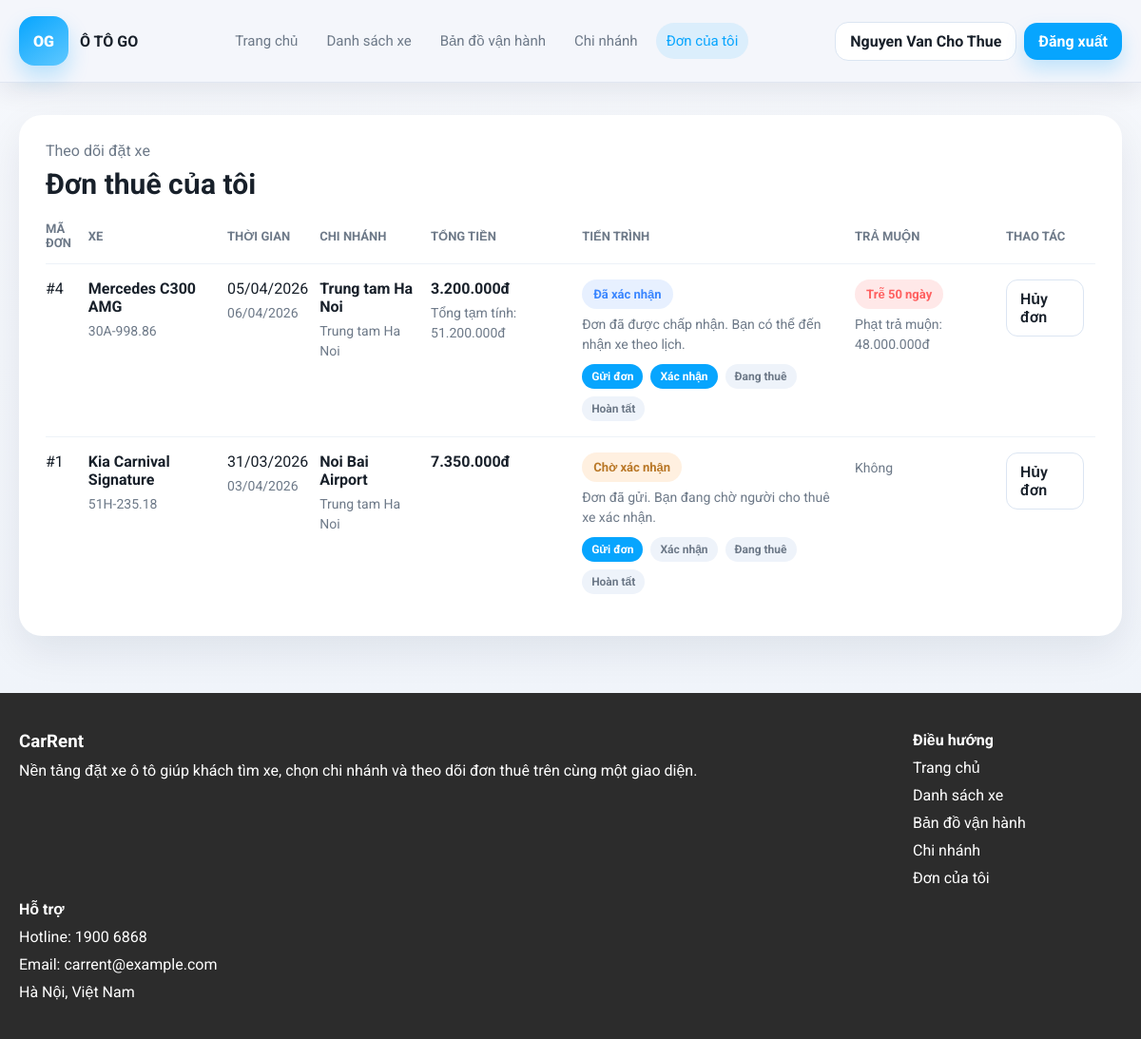
Page /index.php?chuyen_trang=donCuaToi (signed in) on the committed database.
### tables this page shows
CREATE TABLE nguoi_dung (
    id INT AUTO_INCREMENT PRIMARY KEY,
    ho_ten VARCHAR(150) NOT NULL,
    email VARCHAR(150) NOT NULL UNIQUE,
    mat_khau VARCHAR(255) NOT NULL,
    so_dien_thoai VARCHAR(20) DEFAULT NULL,
    dia_chi VARCHAR(255) DEFAULT NULL,
    cccd VARCHAR(20) DEFAULT NULL,
    vai_tro ENUM('admin', 'nguoi_cho_thue', 'khach_hang') NOT NULL DEFAULT 'khach_hang',
    created_at DATETIME DEFAULT CURRENT_TIMESTAMP
);

CREATE TABLE dat_xe (
    id INT AUTO_INCREMENT PRIMARY KEY,
    nguoi_dung_id INT NOT NULL,
    xe_id INT NOT NULL,
    chi_nhanh_nhan_id INT NOT NULL,
    chi_nhanh_tra_id INT NOT NULL,
    dia_chi_khach VARCHAR(255) DEFAULT NULL,
    vi_do_khach DECIMAL(10,7) DEFAULT NULL,
    kinh_do_khach DECIMAL(10,7) DEFAULT NULL,
    ngay_nhan DATETIME NOT NULL,
    ngay_tra DATETIME NOT NULL,
    thoi_diem_tra_thuc_te DATETIME DEFAULT NULL,
    tong_tien DECIMAL(15,2) NOT NULL DEFAULT 0,
    phi_phat_tra_muon DECIMAL(15,2) NOT NULL DEFAULT 0,
    ghi_chu TEXT,
    trang_thai ENUM('cho_xac_nhan', 'da_xac_nhan', 'dang_thue', 'hoan_thanh', 'da_huy') NOT NULL DEFAULT 'cho_xac_nhan',
    created_at DATETIME DEFAULT CURRENT_TIMESTAMP,
    CONSTRAINT fk_dat_xe_nguoi_dung FOREIGN KEY (nguoi_dung_id) REFERENCES nguoi_dung(id) ON DELETE CASCADE,
    CONSTRAINT fk_dat_xe_xe FOREIGN KEY (xe_id) REFERENCES xe(id) ON DELETE CASCADE,
    CONSTRAINT fk_dat_xe_cn_nhan FOREIGN KEY (chi_nhanh_nhan_id) REFERENCES chi_nhanh(id) ON DELETE CASCADE,
    CONSTRAINT fk_dat_xe_cn_tra FOREIGN KEY (chi_nhanh_tra_id) REFERENCES chi_nhanh(id) ON DELETE CASCADE
);

CREATE TABLE xe (
    id INT AUTO_INCREMENT PRIMARY KEY,
    ten_xe VARCHAR(150) NOT NULL,
    nguoi_cho_thue_id INT NOT NULL,
    hang_xe VARCHAR(100) NOT NULL,
    bien_so VARCHAR(20) NOT NULL UNIQUE,
    anh_xe VARCHAR(255) DEFAULT NULL,
    vi_do_hien_tai DECIMAL(10,7) DEFAULT NULL,
    kinh_do_hien_tai DECIMAL(10,7) DEFAULT NULL,
    so_cho INT NOT NULL,
    nhien_lieu VARCHAR(50) NOT NULL,
    hop_so VARCHAR(100) NOT NULL,
    gia_thue_ngay DECIMAL(15,2) NOT NULL DEFAULT 0,
    chi_nhanh_id INT NOT NULL,
    trang_thai ENUM('san_sang', 'dang_thue', 'bao_duong') NOT NULL DEFAULT 'san_sang',
    mo_ta TEXT,
    created_at DATETIME DEFAULT CURRENT_TIMESTAMP,
    CONSTRAINT fk_xe_nguoi_cho_thue FOREIGN KEY (nguoi_cho_thue_id) REFERENCES nguoi_dung(id) ON DELETE CASCADE,
    CONSTRAINT fk_xe_chi_nhanh FOREIGN KEY (chi_nhanh_id) REFERENCES chi_nhanh(id) ON DELETE CASCADE
);

CREATE TABLE chi_nhanh (
    id INT AUTO_INCREMENT PRIMARY KEY,
    nguoi_cho_thue_id INT NOT NULL,
    ten_chi_nhanh VARCHAR(150) NOT NULL,
    dia_chi VARCHAR(255) NOT NULL,
    vi_do DECIMAL(10,7) NOT NULL,
    kinh_do DECIMAL(10,7) NOT NULL,
    mo_ta TEXT,
    created_at DATETIME DEFAULT CURRENT_TIMESTAMP,
    CONSTRAINT fk_chi_nhanh_nguoi_cho_thue FOREIGN KEY (nguoi_cho_thue_id) REFERENCES nguoi_dung(id) ON DELETE CASCADE
);

### includes/bootstrap.php (called while the page is built, shortened)
<?php
function esc($value)
{
    return htmlspecialchars((string) $value, ENT_QUOTES, "UTF-8");
}
function format_money($amount)
{
    return number_format((float) $amount, 0, ",", ".") . "đ";
}
function late_return_days($plannedReturn, $actualReturn = null, $status = "")
{
    $plannedDate = date("Y-m-d", strtotime((string) $plannedReturn));
    $actualDate = $actualReturn ? date("Y-m-d", strtotime((string) $actualReturn)) : date("Y-m-d");
    $plannedTimestamp = strtotime($plannedDate);
    $actualTimestamp = strtotime($actualDate);
    return (int) ceil(($actualTimestamp - $plannedTimestamp) / 86400);
}
function calculate_late_fee($plannedReturn, $actualReturn, $dailyPrice, $status = "")
{
    $lateDays = late_return_days($plannedReturn, $actualReturn, $status);
    if ($lateDays <= 0 || $status === "cho_xac_nhan" || $status === "da_huy") {
        return 0;
    }
    return $lateDays * ((float) $dailyPrice * 0.3);
}
?>

### bookings/donCuaToi.php (the view, shortened to what this page needs)
<?php
$idNguoiDung = (int) $_SESSION["idNguoiDung"];
$sqlDon = "SELECT dx.*, x.ten_xe, x.bien_so, x.gia_thue_ngay,
        cn1.ten_chi_nhanh AS chi_nhanh_nhan,
        cn2.ten_chi_nhanh AS chi_nhanh_tra
    FROM dat_xe dx
    LEFT JOIN xe x ON dx.xe_id = x.id
    LEFT JOIN chi_nhanh cn1 ON dx.chi_nhanh_nhan_id = cn1.id
    LEFT JOIN chi_nhanh cn2 ON dx.chi_nhanh_tra_id = cn2.id
    WHERE dx.nguoi_dung_id = $idNguoiDung
    ORDER BY dx.id DESC";
$ketQuaDon = mysqli_query($conn, $sqlDon);
$danhSachDon = [];
$loiTaiDon = "";
if ($ketQuaDon) {
    while ($dongDon = mysqli_fetch_assoc($ketQuaDon)) {
        $danhSachDon[] = $dongDon;
    }
} else {
    $loiTaiDon = "Không tải được danh sách đơn thuê. Vui lòng kiểm tra lại dữ liệu đơn đặt xe.";
}
$hienThiNgay = function ($giaTriNgay) {
    if (empty($giaTriNgay)) {
        return "Đang cập nhật";
    }
    $mocThoiGian = strtotime((string) $giaTriNgay);
    return $mocThoiGian ? date("d/m/Y", $mocThoiGian) : "Đang cập nhật";
};
?>
<section class="khung-don-cua-toi">
    <div class="main__content">
        <div class="hop-don-cua-toi">
            <div class="dau-trang-don-cua-toi">
                <p>Theo dõi đặt xe</p>
                <h2>Đơn thuê của tôi</h2>
            </div>
            <?php if ($loiTaiDon !== ""): ?>
                <div class="thong-bao-loi-don"><?php echo esc($loiTaiDon); ?></div>
            <?php elseif (!$danhSachDon): ?>
                <div class="trang-thai-trong-don">Bạn chưa có đơn thuê xe nào.</div>
            <?php else: ?>
            <div class="khung-bang-don">
                <table class="bang-don-cua-toi">
                    <thead>
                        <tr>
                            <th>Mã đơn</th>
                            <th>Xe</th>
                            <th>Thời gian</th>
                            <th>Chi nhánh</th>
                            <th>Tổng tiền</th>
                            <th>Tiến trình</th>
                            <th>Trả muộn</th>
                            <th>Thao tác</th>
                        </tr>
                    </thead>
                    <tbody>
                        <?php foreach ($danhSachDon as $dongDon): ?>
                            <?php
                            $soNgayTre = late_return_days($dongDon["ngay_tra"], $dongDon["thoi_diem_tra_thuc_te"] ?? null, $dongDon["trang_thai"]);
                            $phiTre = isset($dongDon["phi_phat_tra_muon"]) ? (float) $dongDon["phi_phat_tra_muon"] : 0;
                            if ($phiTre <= 0) {
                                $phiTre = calculate_late_fee($dongDon["ngay_tra"], $dongDon["thoi_diem_tra_thuc_te"] ?? null, $dongDon["gia_thue_ngay"] ?? 0, $dongDon["trang_thai"]);
                            }
                            $trangThaiDon = (string) $dongDon["trang_thai"];
                            $mocNgayTra = !empty($dongDon["ngay_tra"]) ? strtotime((string) $dongDon["ngay_tra"]) : false;
                            $tenTrangThaiDon = $trangThaiDon;
                            $mauTrangThaiDon = "mau-xanh-duong";
                            $moTaTrangThaiDon = "Trạng thái đang được cập nhật.";
                            $buocHienTai = 0;
                            if ($trangThaiDon === "cho_xac_nhan") {
                                $tenTrangThaiDon = "Chờ xác nhận";
                                $mauTrangThaiDon = "mau-cam";
                                $moTaTrangThaiDon = "Đơn đã gửi. Bạn đang chờ người cho thuê xe xác nhận.";
                                $buocHienTai = 1;
                            } elseif ($trangThaiDon === "da_xac_nhan") {
                                $tenTrangThaiDon = "Đã xác nhận";
                                $mauTrangThaiDon = "mau-xanh-duong";
                                $moTaTrangThaiDon = "Đơn đã được chấp nhận. Bạn có thể đến nhận xe theo lịch.";
                                $buocHienTai = 2;
                            } elseif ($trangThaiDon === "dang_thue") {
                                $tenTrangThaiDon = "Đang thuê";
                                $mauTrangThaiDon = "mau-duong";
                                $moTaTrangThaiDon = "Bạn đang trong thời gian thuê xe.";
                                $buocHienTai = 3;
                            } elseif ($trangThaiDon === "hoan_thanh") {
                                $tenTrangThaiDon = "Hoàn thành";
                                $mauTrangThaiDon = "mau-xanh-la";
                                $moTaTrangThaiDon = "Đơn đã hoàn tất và xe đã được trả.";
                                $buocHienTai = 4;
                            } elseif ($trangThaiDon === "da_huy") {
                                $tenTrangThaiDon = "Đã hủy";
                                $mauTrangThaiDon = "mau-do";
                                $moTaTrangThaiDon = "Đơn đã bị hủy hoặc không tiếp tục xử lý.";
                            }
                            ?>
                            <tr>
                                <td>#<?php echo (int) $dongDon["id"]; ?></td>
                                <td>
                                    <strong><?php echo esc($dongDon["ten_xe"] ?: "Xe đã cập nhật"); ?></strong>
                                    <span class="ghi-nho"><?php echo esc($dongDon["bien_so"] ?: "Đang cập nhật biển số"); ?></span>
                                </td>
                                <td>
                                    <?php echo esc($hienThiNgay($dongDon["ngay_nhan"] ?? "")); ?>
                                    <span class="ghi-nho"><?php echo esc($hienThiNgay($dongDon["ngay_tra"] ?? "")); ?></span>
                                </td>
                                <td>
                                    <strong><?php echo esc($dongDon["chi_nhanh_nhan"] ?: "Đang cập nhật"); ?></strong>
                                    <span class="ghi-nho"><?php echo esc($dongDon["chi_nhanh_tra"] ?: "Đang cập nhật"); ?></span>
                                </td>
                                <td>
                                    <strong><?php echo format_money($dongDon["tong_tien"]); ?></strong>
                                    <?php if ($phiTre > 0): ?>
                                        <span class="ghi-nho">Tổng tạm tính: <?php echo format_money($dongDon["tong_tien"] + $phiTre); ?></span>
                                    <?php endif; ?>
                                </td>
                                <td>
                                    <span class="nhan-don <?php echo esc($mauTrangThaiDon); ?>">
                                        <?php echo esc($tenTrangThaiDon); ?>
                                    </span>
                                    <span class="ghi-nho"><?php echo esc($moTaTrangThaiDon); ?></span>
                                    <?php if ($dongDon["trang_thai"] !== "da_huy"): ?>
                                        <div class="cum-buoc-don">
                                            <span class="buoc-don <?php echo $buocHienTai >= 1 ? "dang-sang" : ""; ?>">Gửi đơn</span>
                                            <span class="buoc-don <?php echo $buocHienTai >= 2 ? "dang-sang" : ""; ?>">Xác nhận</span>
                                            <span class="buoc-don <?php echo $buocHienTai >= 3 ? "dang-sang" : ""; ?>">Đang thuê</span>
                                            <span class="buoc-don <?php echo $buocHienTai >= 4 ? "dang-sang" : ""; ?>">Hoàn tất</span>
                                        </div>
                                    <?php endif; ?>
                                </td>
                                <td>
                                    <?php if ($phiTre > 0): ?>
                                        <span class="nhan-don mau-do">Trễ <?php echo (int) $soNgayTre; ?> ngày</span>
                                        <span class="ghi-nho">Phạt trả muộn: <?php echo format_money($phiTre); ?></span>
                                    <?php elseif (in_array($dongDon["trang_thai"], ["da_xac_nhan", "dang_thue"], true) && $mocNgayTra && $mocNgayTra < time()): ?>
                                        <?php $phiTamTinh = calculate_late_fee($dongDon["ngay_tra"], null, $dongDon["gia_thue_ngay"] ?? 0, $dongDon["trang_thai"]); ?>
                                        <span class="nhan-don mau-cam">Quá hạn</span>
                                        <span class="ghi-nho">Tạm tính nếu trả ngay: <?php echo format_money($phiTamTinh); ?></span>
                                    <?php else: ?>
                                        <span class="ghi-nho">Không</span>
                                    <?php endif; ?>
                                </td>
                                <td>
                                    <?php if (in_array($dongDon["trang_thai"], ["cho_xac_nhan", "da_xac_nhan"], true)): ?>
                                        <a class="nut-huy-don" href="./index.php?chuyen_trang=donCuaToi&cancel=<?php echo (int) $dongDon["id"]; ?>" onclick="return confirm('Bạn chắc chắn muốn hủy đơn?');">Hủy đơn</a>
                                    <?php else: ?>
                                        <span class="ghi-nho">Không có</span>
                                    <?php endif; ?>
                                </td>
                            </tr>
                        <?php endforeach; ?>
                    </tbody>
                </table>
            </div>
            <?php endif; ?>
        </div>
    </div>
</section>

### includes/header.php (shortened to what this page needs)
<?php
$nguoiDungDangNhap = null;
$trangDangMo = $chuyenTrang ?? ($_GET["chuyen_trang"] ?? "trangChu");
if (isset($_SESSION["idNguoiDung"])) {
    $idNguoiDung = (int) $_SESSION["idNguoiDung"];
    $sqlLayNguoiDung = "SELECT * FROM nguoi_dung WHERE id = $idNguoiDung LIMIT 1";
    $ketQuaLayNguoiDung = mysqli_query($conn, $sqlLayNguoiDung);
    if ($ketQuaLayNguoiDung && mysqli_num_rows($ketQuaLayNguoiDung) > 0) {
        $nguoiDungDangNhap = mysqli_fetch_assoc($ketQuaLayNguoiDung);
    }
}
?>
<!DOCTYPE html>
<html lang="vi">
<head>
    <link rel="stylesheet" href="https://cdnjs.cloudflare.com/ajax/libs/font-awesome/6.5.2/css/all.min.css">
    <link
      rel="stylesheet"
      href="https://unpkg.com/leaflet@1.9.4/dist/leaflet.css"
    >
    <link rel="stylesheet" href="./assets/css/style.css">
</head>
<body>
    <header class="khung-menu-chinh">
        <div class="main__content">
            <div class="noi-dung-menu">
                <a href="./index.php?chuyen_trang=trangChu" class="thuong-hieu-trang">
                    <div class="logo-thuong-hieu">OG</div>
                    <div class="chu-thuong-hieu">
                        <strong>Ô TÔ GO</strong>
                    </div>
                </a>
                <nav class="cum-link-menu">
                    <a class="<?php echo $trangDangMo === "trangChu" ? "dang-mo" : ""; ?>" href="./index.php?chuyen_trang=trangChu">Trang chủ</a>
                    <a class="<?php echo $trangDangMo === "danhSachXe" ? "dang-mo" : ""; ?>" href="./index.php?chuyen_trang=danhSachXe">Danh sách xe</a>
                    <a class="<?php echo $trangDangMo === "banDoVanHanh" ? "dang-mo" : ""; ?>" href="./index.php?chuyen_trang=banDoVanHanh">Bản đồ vận hành</a>
                    <a class="<?php echo $trangDangMo === "chiNhanh" ? "dang-mo" : ""; ?>" href="./index.php?chuyen_trang=chiNhanh">Chi nhánh</a>
                    <a class="<?php echo $trangDangMo === "donCuaToi" ? "dang-mo" : ""; ?>" href="./index.php?chuyen_trang=donCuaToi">Đơn của tôi</a>
                </nav>
                <div class="cum-nut-menu">
                    <?php if ($nguoiDungDangNhap): ?>
                        <a class="nut-phu-trang" href="./index.php?chuyen_trang=taiKhoan"><?php echo esc($nguoiDungDangNhap["ho_ten"]); ?></a>
                        <a class="nut-trang-chu" href="./auth/dangXuat.php">Đăng xuất</a>
                    <?php else: ?>
                        <a class="nut-phu-trang" href="./auth/dangNhap.php">Đăng nhập</a>
                        <a class="nut-trang-chu" href="./auth/dangKy.php">Đăng ký</a>
                    <?php endif; ?>
                </div>
            </div>
        </div>
    </header>
    <main>

### rows in the picture
nguoi_dung: ho_ten "Nguyen Van Cho Thue"
dat_xe: id "4", xe.ten_xe "Mercedes C300 AMG", xe.bien_so "30A-998.86", ngay_nhan "05/04/2026", ngay_tra "06/04/2026", chi_nhanh_nhan.ten_chi_nhanh "Trung tam Ha Noi", tong_tien "3.200.000đ", format_money($dongDon["tong_tien"] + $phiTre) "51.200.000đ", trang_thai "Đã xác nhận", trang_thai "Đơn đã được chấp nhận. Bạn có thể đến nhận xe theo lịch.", shows "Gửi đơn", soNgayTre "50", format_money($phiTre) "48.000.000đ"
dat_xe: id "1", xe.ten_xe "Kia Carnival Signature", xe.bien_so "51H-235.18", ngay_nhan "31/03/2026", ngay_tra "03/04/2026", chi_nhanh_nhan.ten_chi_nhanh "Noi Bai Airport", chi_nhanh_tra.ten_chi_nhanh "Trung tam Ha Noi", tong_tien "7.350.000đ", trang_thai "Chờ xác nhận", trang_thai "Đơn đã gửi. Bạn đang chờ người cho thuê xe xác nhận.", shows "Gửi đơn", shows "Không"
